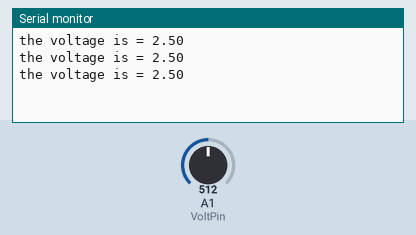
Bench run of a sketch on a simulated Arduino Uno, built with avr-gcc and run on an emulated ATmega328P. Shown: the last lines printed to the serial monitor. Inputs (shaded band) come from the test bench; at power-on: A1 (VoltPin) = 512.

Above: at 1.3 s.
1.4 s: A1 (VoltPin) set to 716
At 1.9 s:
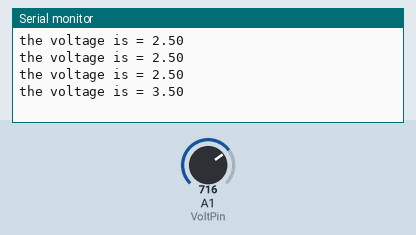
2.9 s: A1 (VoltPin) set to 900
At 3.4 s:
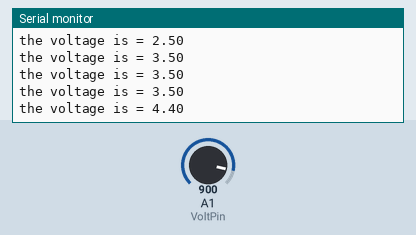
Timing chart, 0 to 5.9 s (numbered marks = the images above; inputs shaded):
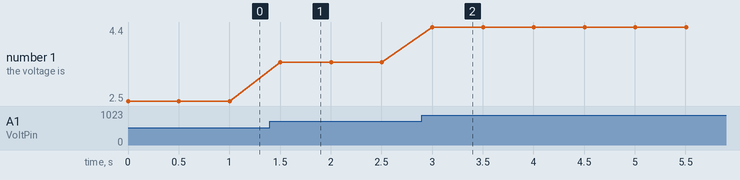

The sketch:

Tutorial_5_Potentiometer.ino
```cpp
int VoltPin=A1;
int ReadVal=0;
float voltage=0;
int waitt=500;

void setup()
{
  Serial.begin(9600);
  pinMode(VoltPin, INPUT);

}

void loop()
{
  ReadVal=analogRead(VoltPin);
  voltage=(5./1023.)*ReadVal;
  Serial.print("the voltage is = ");
  Serial.println(voltage);
  delay(waitt);

}
```

Measured:
- after the input at 1.4 s, the serial monitor: prints a new line after 0.10 s (image 1)
- after the input at 2.9 s, the serial monitor: prints a new line after 0.10 s (image 2)
- plotted number 1: 2.5 → 3.5 after the input at 1.4 s, 3.5 → 4.4 after the input at 2.9 s
